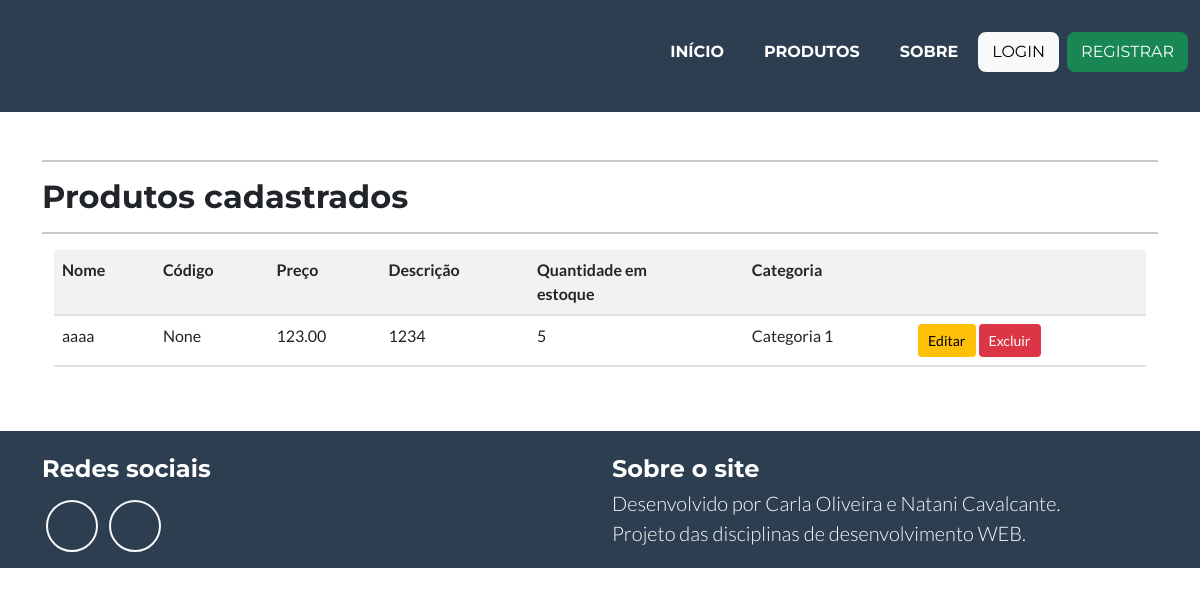
The page /listar/produto/ on the database its author committed.
### cadastros/models.py (models this page shows, shortened)
class Produto(models.Model):
    nome = models.CharField(max_length=50, verbose_name="Nome do produto", help_text="Insira o nome do produto")
    codigo = models.IntegerField(verbose_name="Código", null=True)
    preco = models.DecimalField(max_digits=8, decimal_places=2, verbose_name="Preço")
    descricao = models.CharField(max_length=20, verbose_name="Descrição")
    qtd_estoque = models.IntegerField()
    categoria = models.ForeignKey(Categoria, on_delete=models.PROTECT)

class Categoria(models.Model):
    nome = models.CharField(max_length=50, verbose_name="Categoria do produto", help_text="Insira a categoria do produto")
    descricao = models.CharField(null=True, blank= True, default="Sem descrição", max_length=100)

### cadastros/views.py (the view)
# urls.py: path('listar/produto/', ProdutoList.as_view(), name="listar-produto"),
class ProdutoList(ListView):
    model = Produto
    template_name = 'cadastros/listas/produto.html'
    def get_context_data(self, *args, **kwargs):
        context = super().get_context_data(*args, **kwargs)
        context['titulo'] = "Produtos cadastrados"
        return context

### cadastros/templates/cadastros/listas/produto.html
{% extends 'paginas/modelo.html' %}
{% load static %}
{% load crispy_forms_tags %}
{% block conteudo %}
<hr>
<h2>{{ titulo }}</h2>
<hr>
<div class="container">
    <div class="table-responsive">
        <table class="table table-striped">
            <tr>
                <th>Nome</th>
                <th>Código</th>
                <th>Preço</th>
                <th>Descrição</th>
                <th>Quantidade em <br> estoque</th>
                <th>Categoria</th>
                <th></th>
            </tr>
            {% for produto in object_list %}
            <tr>
                <td>{{produto.nome}}</td>
                <td>{{produto.codigo}}</td>
                <td>{{produto.preco}}</td>
                <td>{{produto.descricao}}</td>
                <td>{{produto.qtd_estoque}}</td>
                <td>{{produto.categoria.nome}}</td>
                <td>
                    <a href="{% url 'editar-produto' produto.pk %}" class="btn btn-warning btn-sm" title="Editar">Editar</a>
                    <a href="{% url 'deletar-produto' produto.pk %}" class="btn btn-danger btn-sm" title="Excluir">Excluir</a>
                </td>
            </tr>
            {% empty %}
            <tr>
                <td colspan="7">Nenhum produto cadastrado!</td>
            </tr>
            {% endfor %}
        </table>
    </div>
</div>
{% endblock %}

### rows shown on the page
Produto: nome "aaaa", codigo "None", preco "123.00", descricao "1234", qtd_estoque "5", categoria.nome "Categoria 1"

### other values the page prints
{{ titulo }} "Produtos cadastrados"
